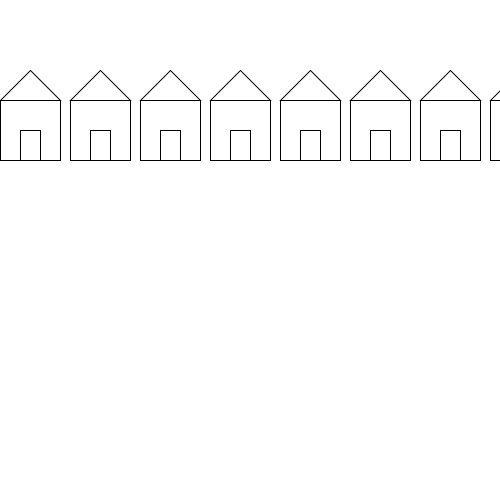
Frame 1 (no input)
Frame 60 (the mouse pressed at the canvas centre just before this capture): identical to frame 1, image omitted
Frame 120 (the mouse held since frame 60 and released just before this capture): identical to frame 1, image omitted

The Processing sketch that drew this single still picture (run headless with seeded random() and noise(); from frame 60 on, the mouse is pressed at the canvas centre):

// Processing sketch: forloopFunction
// ── forloopFunction.pde
int spacing = 30;

void setup() {
  size(500,500);  
}

void draw() {
  background(255);  
  for(int i=0; i<10; i++) {
    house(i*70,100,0);
  }      
}
// ── house.pde

void house(float x, float y, float r) {
  pushMatrix();
  translate(x,y);
  rotate(r);
  rect(0,0,60,60);
  triangle(0,0,60,0,30,-30);  
  rect(20,30,20,30);
  popMatrix();
}
